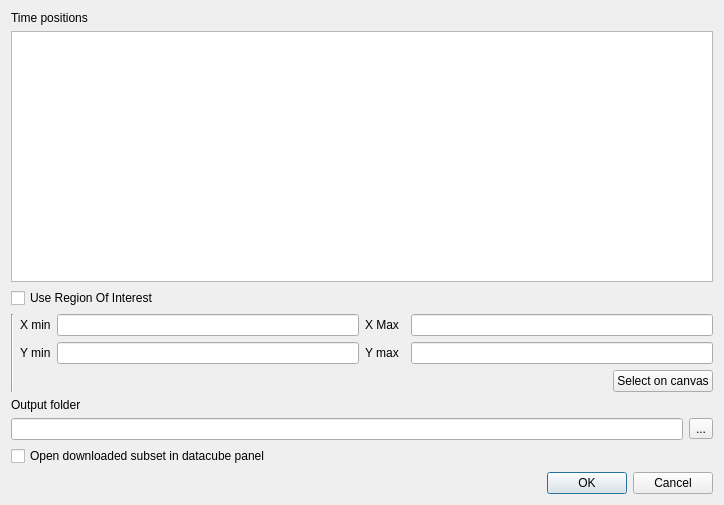
<?xml version="1.0" encoding="UTF-8"?>
<ui version="4.0">
 <class>Dialog</class>
 <widget class="QDialog" name="Dialog">
  <property name="geometry">
   <rect>
    <x>0</x>
    <y>0</y>
    <width>724</width>
    <height>505</height>
   </rect>
  </property>
  <property name="windowTitle">
   <string>Dialog</string>
  </property>
  <layout class="QVBoxLayout" name="verticalLayout">
   <item>
    <widget class="QLabel" name="label_5">
     <property name="text">
      <string>Time positions</string>
     </property>
    </widget>
   </item>
   <item>
    <widget class="QListWidget" name="listTimePositions"/>
   </item>
   <item>
    <widget class="QCheckBox" name="checkROI">
     <property name="text">
      <string>Use Region Of Interest</string>
     </property>
    </widget>
   </item>
   <item>
    <layout class="QGridLayout" name="gridLayout">
     <item row="0" column="1" rowspan="3">
      <widget class="Line" name="line">
       <property name="orientation">
        <enum>Qt::Vertical</enum>
       </property>
      </widget>
     </item>
     <item row="1" column="6">
      <widget class="QLineEdit" name="textYMax"/>
     </item>
     <item row="2" column="3" colspan="4">
      <layout class="QHBoxLayout" name="horizontalLayout_3">
       <item>
        <spacer name="horizontalSpacer">
         <property name="orientation">
          <enum>Qt::Horizontal</enum>
         </property>
         <property name="sizeHint" stdset="0">
          <size>
           <width>40</width>
           <height>20</height>
          </size>
         </property>
        </spacer>
       </item>
       <item>
        <widget class="QPushButton" name="buttonSelectExtentOnCanvas">
         <property name="text">
          <string>Select on canvas</string>
         </property>
         <property name="checkable">
          <bool>true</bool>
         </property>
        </widget>
       </item>
      </layout>
     </item>
     <item row="1" column="3">
      <widget class="QLineEdit" name="textYMin"/>
     </item>
     <item row="1" column="2">
      <widget class="QLabel" name="label_3">
       <property name="text">
        <string>Y min</string>
       </property>
      </widget>
     </item>
     <item row="0" column="3">
      <widget class="QLineEdit" name="textXMin"/>
     </item>
     <item row="1" column="4">
      <widget class="QLabel" name="label_4">
       <property name="text">
        <string>Y max</string>
       </property>
      </widget>
     </item>
     <item row="0" column="4">
      <widget class="QLabel" name="label_2">
       <property name="text">
        <string>X Max</string>
       </property>
      </widget>
     </item>
     <item row="0" column="2">
      <widget class="QLabel" name="label">
       <property name="text">
        <string>X min</string>
       </property>
      </widget>
     </item>
     <item row="0" column="6">
      <widget class="QLineEdit" name="textXMax"/>
     </item>
    </layout>
   </item>
   <item>
    <widget class="QLabel" name="label_7">
     <property name="text">
      <string>Output folder</string>
     </property>
    </widget>
   </item>
   <item>
    <layout class="QHBoxLayout" name="horizontalLayout">
     <item>
      <widget class="QLineEdit" name="textFolder"/>
     </item>
     <item>
      <widget class="QToolButton" name="buttonSelectFolder">
       <property name="text">
        <string>...</string>
       </property>
      </widget>
     </item>
    </layout>
   </item>
   <item>
    <widget class="QCheckBox" name="checkOpenDownloaded">
     <property name="text">
      <string>Open downloaded subset in datacube panel</string>
     </property>
    </widget>
   </item>
   <item>
    <widget class="QDialogButtonBox" name="buttonBox">
     <property name="orientation">
      <enum>Qt::Horizontal</enum>
     </property>
     <property name="standardButtons">
      <set>QDialogButtonBox::Cancel|QDialogButtonBox::Ok</set>
     </property>
    </widget>
   </item>
  </layout>
 </widget>
 <resources/>
 <connections/>
</ui>
